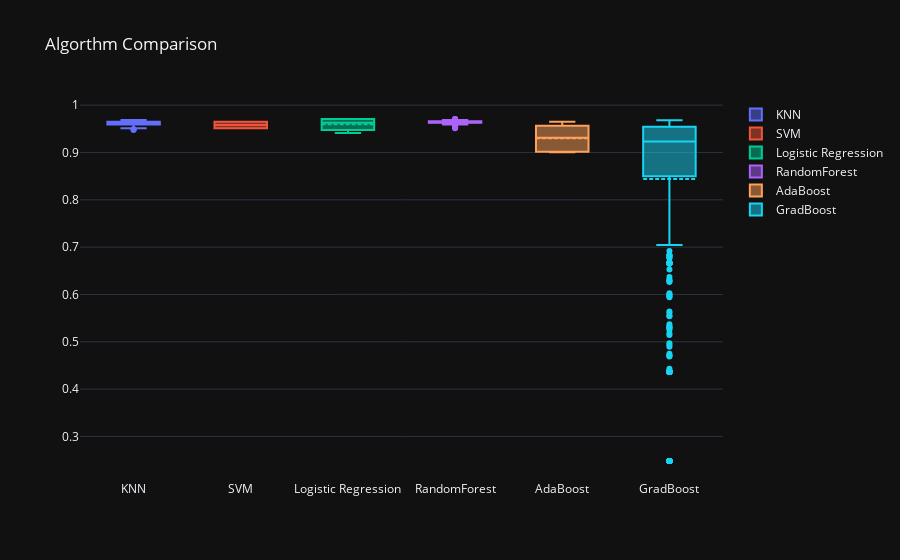

The notebook cell this image was saved under:
### Code cell
plot_box(compare_df2['Means'])

### Figure 1 — Plotly figure (JSON) as saved in the notebook; plotly's stock layout.template omitted (floating-point values rounded to 4 significant figures; data arrays with more than 128 entries replaced by an {"elided": "..."} marker saying what was removed)
{"data": [{"boxmean": true, "name": "KNN", "y": {"elided": "720 float values"}, "type": "box"}, {"boxmean": true, "name": "SVM", "y": {"elided": "500 float values"}, "type": "box"}, {"boxmean": true, "name": "Logistic Regression", "y": {"elided": "320 float values"}, "type": "box"}, {"boxmean": true, "name": "RandomForest", "y": [0.959, 0.9707, 0.9629, 0.9649, 0.9629, 0.9668, 0.9629, 0.9668, 0.961, 0.9688, 0.9668, 0.9629, 0.9571, 0.9649, 0.9629, 0.9629, 0.9688, 0.9629, 0.9609, 0.9649, 0.9629, 0.9648, 0.9649, 0.9688, 0.9649, 0.9649, 0.9629, 0.9629, 0.9532, 0.9649, 0.9629, 0.9668, 0.9532, 0.9688, 0.9668, 0.9629, 0.959, 0.9668, 0.9688, 0.9649, 0.9629, 0.9649, 0.9668, 0.9649, 0.9551, 0.9571, 0.9629, 0.9629, 0.9629, 0.9649, 0.9629, 0.9629, 0.9512, 0.9707, 0.9649, 0.9649, 0.9668, 0.9649, 0.9668, 0.9668, 0.9629, 0.9648, 0.9571, 0.9649, 0.9668, 0.9649, 0.9649, 0.9649, 0.9629, 0.9649, 0.9629, 0.9649], "type": "box"}, {"boxmean": true, "name": "AdaBoost", "y": [0.9004, 0.9004, 0.9004, 0.9017, 0.9004, 0.9017, 0.9017, 0.9219, 0.9037, 0.9226, 0.9415, 0.9642, 0.9395, 0.9648, 0.9636, 0.959, 0.9596, 0.9505, 0.9493, 0.9544], "type": "box"}, {"boxmean": true, "name": "GradBoost", "y": {"elided": "600 float values"}, "type": "box"}], "layout": {"title": {"text": "Algorthm Comparison"}}}
